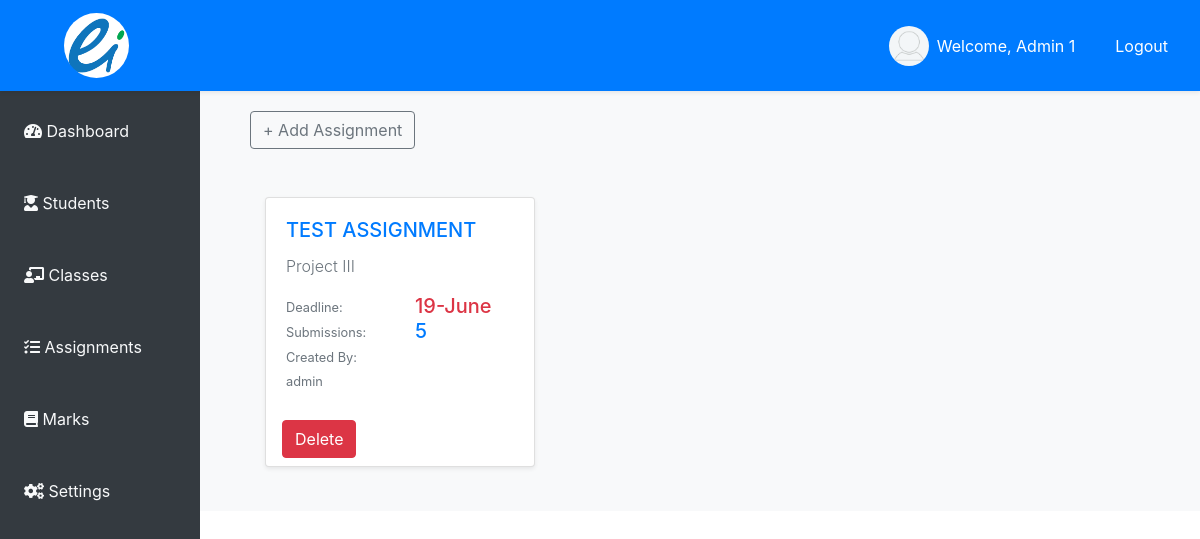
Before: /staff/assignments/1/ (signed in) with the older database file.
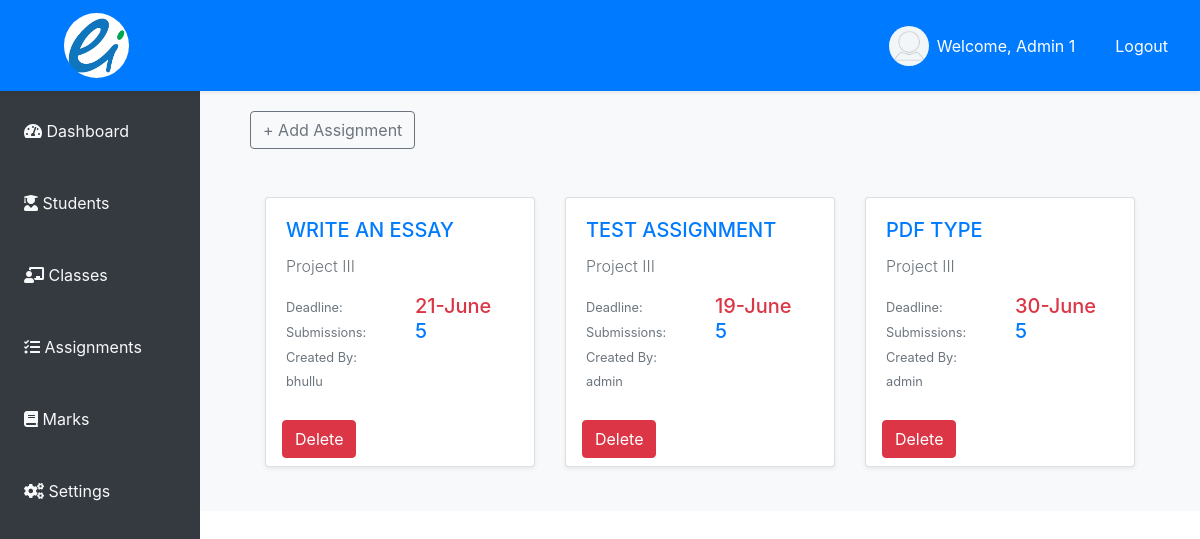
After: the same page with the newer database file.
### student/models.py (models this page shows, shortened)
class Assignment(models.Model):
    ACCEPTED_FILE_TYPES = [
        ('text', 'Text File'),
        ('pdf', 'PDF File'),
    ]
    title = models.CharField(max_length=255)
    description = models.TextField(null=True, blank=True)
    deadline = models.DateTimeField()
    worth = models.IntegerField()
    research_links = models.JSONField(blank=True, null=True)  # This field can store a list of URLs
    accepted_file_type = models.CharField(max_length=10, choices=ACCEPTED_FILE_TYPES)
    assigned_class = models.ForeignKey(ProgramCourse, on_delete=models.CASCADE, related_name='assignments')
    created_by = models.ForeignKey(User, null=True, on_delete=models.CASCADE)

class ProgramCourse(models.Model):
    program = models.ForeignKey(Program, on_delete=models.CASCADE)
    course = models.ForeignKey(Course, on_delete=models.CASCADE)
    semester = models.ForeignKey(Semester, on_delete=models.CASCADE)
    teacher = models.ForeignKey(User, on_delete=models.RESTRICT)
    def __str__(self):
        return f"{self.program.program_name} - {self.course.course_name}"

class Course(models.Model):
    course_id = models.CharField(max_length=15, unique=True)
    course_name = models.CharField(max_length=150)
    def __str__(self):
        return self.course_name

class User(AbstractUser):
    user_id = models.CharField(max_length=15, unique=True, editable=False)
    address = models.CharField(max_length=150, null=True, blank=False)
    contact_number = models.CharField(max_length=20, blank=True, null=True)
    date_of_birth = models.DateField(null=True, blank=True)
    gender = models.CharField(max_length=1, choices=[('M', 'Male'), ('F', 'Female'), ('O', 'Other')])
    is_staff = models.BooleanField(default=False)
    is_student = models.BooleanField(default=False)
    def __str__(self):
        return self.username

### student/views.py (the view)
# urls.py: path('staff/assignments/<pk>/', views.assignments, name='assignments'),
@login_required
def assignments(request, pk):
    teacher = get_object_or_404(User, pk=pk)
    if teacher != request.user:
        return HttpResponseForbidden("You are not authorized!")
    program_courses = ProgramCourse.objects.filter(teacher=teacher)
    assignments = Assignment.objects.filter(assigned_class__teacher=teacher)
    if request.method == 'POST':
        form = AssignmentForm(request.POST, teacher=teacher)
        if form.is_valid():
            assignment = form.save(commit=False)
            assignment.assigned_class = form.cleaned_data['assigned_class']
            assignment.created_by = request.user  # Assign the current user as the creator
            assignment.save()
            return redirect('students:assignments', pk=teacher.pk)
    else:
        form = AssignmentForm(teacher=teacher)
    return render(request, 'staff/assignment.html', {
        'teacher': teacher,
        'program_courses': program_courses,
        'form': form,
        'assignments': assignments
    })

### templates/staff/assignment.html (shortened to what this page needs)
<!DOCTYPE html>
{% extends 'staff/index.html' %}
{% load static %}
{% block assignment %}
<div class="container flex">
    <button type="button" class="btn mt-3 btn-outline-secondary" data-bs-toggle="modal"
        data-bs-target="#addAssignmentModal">
        <span aria-hidden="true">+ Add Assignment</span>
    </button>
    <div class="container flex mt-5">
        <div class="row justify-content-start">
            <div class="col-md-12">
                <div class="row g-4">
                    {% if assignments %}
                        {% for assignment in assignments %}
                        <div class="col-md-4 mb-4">
                            <div class="card shadow-sm">
                                <div class="card-body">
                                    <h5 class="card-title text-uppercase text-primary">{{ assignment.title }}</h5>
                                    <p class="card-text text-secondary text-xs fw-light">{{ assignment.assigned_class.course}}</p>
                                    <div class="row">
                                        <div class="col-sm-6">
                                            <p class="card-text"><span class="small text-muted">Deadline:</span></p>
                                        </div>
                                        <div class="col-sm-6">
                                            <p class="card-text">
                                                <span class="h5 text-danger">
                                                    {{ assignment.deadline|date:"d-F" }}
                                                </span>
                                            </p>
                                        </div>
                                    </div>
                                    <div class="row">
                                        <div class="col-sm-6">
                                            <p class="card-text"><span class="small text-muted">Submissions:</span></p>
                                        </div>
                                        <div class="col-sm-6">
                                            <p class="card-text"><span class="h5 text-primary">5</span></p>
                                        </div>
                                        <div class="col-sm-6">
                                            <p class="card-text text-secondary"><span class="small text-muted">Created By:
                                                    {{ assignment.created_by }}</span></p>
                                        </div>
                                    </div>
                                </div>
                                <div>
                                    <a class="my-2 mx-3 btn btn-xs btn-danger"
                                        href="{% url 'students:delete_assignment' pk=assignment.pk %}">Delete</a>
                                </div>
                            </div>
                        </div>
                        {% endfor %}
                    {% else %}
                        <div class="container mt-3 shadow">
                            <p class="text-sm text-center text-secondary">There are no assigned Assignments.</p>
                        </div>
                    {% endif %}
                </div>
            </div>
        </div>
    </div>
</div>
{% endblock %}

Changed rows visible on the page:
now on this page (row edited): Assignment: title "WRITE AN ESSAY", assigned_class.course "Project III", deadline "21-June", created_by "bhullu"
added Assignment: title "PDF TYPE", assigned_class.course "Project III", deadline "30-June", created_by "admin"
